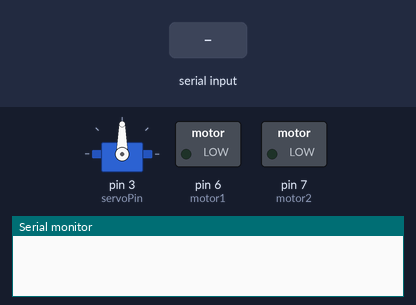
Recording of a sketch running on a simulated Arduino Mega 2560, built with avr-gcc and run on an emulated ATmega2560. Parts: servo, switched loads named in the sketch (green lamp = pin HIGH), the last lines printed to the serial monitor. Inputs (shaded band) come from the test bench.

Above: at 1.2 s.
1.3 s: "1" received over the second serial link
At 2.2 s:
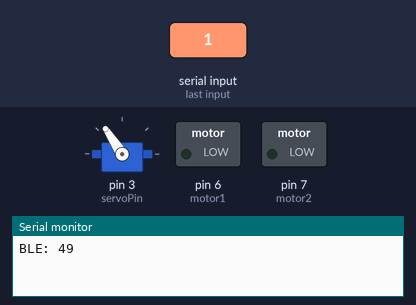
2.8 s: "0" received over the second serial link
At 3.3 s:
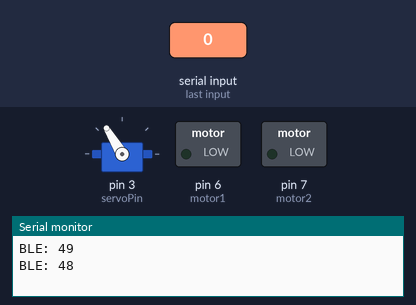
Timing chart, 0 to 5.8 s (numbered marks = the images above; inputs shaded):
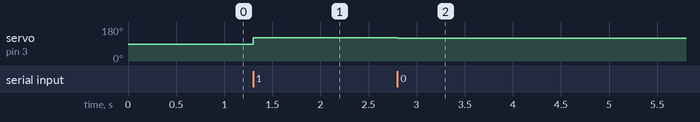

The sketch:

arduino.ino
```cpp
byte incomingByte = 0;   // for incoming serial data

// Motor pins
int motor1 = 6;
int motor2 = 7;

// Servo
#include <Servo.h>
Servo servo;
int servoPin = 3;


void setup() {

  // USB Serial (for debugging)
  Serial.begin(9600);

  // BLE module
  Serial1.begin(9600);

  pinMode(motor1, OUTPUT);
  pinMode(motor2, OUTPUT);

  // Initialize motor pins to zero
  digitalWrite(motor1, LOW);
  digitalWrite(motor2, LOW);

  // Tell servo library to use this pin
  servo.attach(servoPin);
}


void loop() {

  // read from Bluetooth serial
  if (Serial1.available()) {

    // Int8 received from iOS app
    incomingByte = Serial1.read();

    // Dump to USB serial
    Serial.write("BLE: ");
    Serial.println(incomingByte);

    // The range 0...127 is divided between steering and throttling
    if (incomingByte < 64) {
      // 0...63
      setSteering(incomingByte);
    } else {
      // 64...127
      setThrottle(incomingByte);
    }

  }

  // read from USB, send via Bluetooth (for testing)
  if (Serial.available()) {
    Serial1.write(Serial.read());
  }

}


/**
 * Set Steering
 * 0 <= incoming <= 63
 * Map the incoming value to the servo angle
 */
void setSteering(byte incoming) {

  // Map the value
  // 30 - 150 to prevent my steering assembly from breaking
  int angle = map(incoming, 0, 63, 30, 150);

  servo.write(angle);

}


/**
 * Set Throttle
 * 64 <= incoming <= 127
 *
 * Lower:   < 95 => Reverse
 * Middle: == 95 => Stop
 * Upper:   > 95 => Forward
 */
void setThrottle(byte incoming) {

  int speed; // mapped value

  // Reverse
  if (incoming < 95) {
    // Map the value 64...94 to 0...255
    speed = map(incoming, 64, 94, 255, 0);

    analogWrite(motor2, speed);
    digitalWrite(motor1, LOW);
  }

  // Stop
  else if (incoming == 95) {
    digitalWrite(motor1, LOW);
    digitalWrite(motor2, LOW);
  }

  // Forward
  else {
    // Map the value 96...127 to 0...255
    speed = map(incoming, 95, 127, 0, 255);

    analogWrite(motor1, speed);
    digitalWrite(motor2, LOW);
  }

}
```

Measured:
- after the input at 1.3 s, servo on pin 3 (servoPin): 90° → 123° at once
- after the input at 2.8 s, servo on pin 3 (servoPin): 123° → 121° at once
